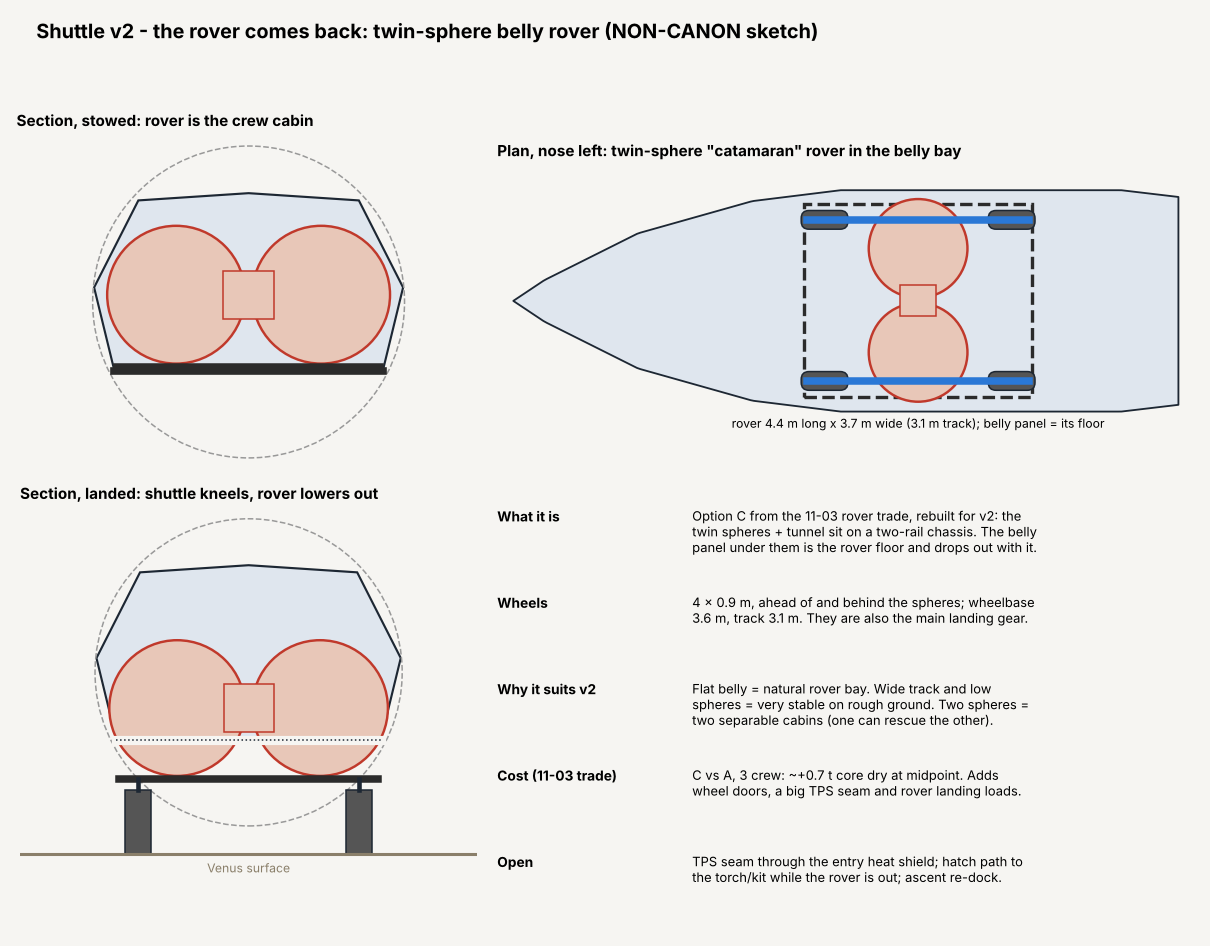

Python code for this plot:
"""v2 'catamaran' belly rover concept sketch: the twin-sphere crew module is the rover.
NON-CANON. ALL bodies. ALL sponsors. 2026-2226."""
import numpy as np, matplotlib, os
matplotlib.use('Agg'); import matplotlib.pyplot as plt
from matplotlib.patches import Circle, Rectangle, Polygon, FancyBboxPatch
import build_v2b as B
HERE = os.path.dirname(os.path.abspath(__file__))
INK, RED, GREY, TPS, BLUE = '#1d2733', '#c0392b', '#dfe6ee', '#2b2b2b', '#2a78d6'
fig, ax = plt.subplots(2, 2, figsize=(11, 8.6), dpi=110, gridspec_kw=dict(width_ratios=[1, 1.5]))
fig.patch.set_facecolor('#f6f5f2')
def section(a, x, rover_down=0.0, title=''):
    P = np.array(B.section(x)); a.add_patch(Polygon(P, closed=True, fc=GREY, ec=INK, lw=1.4))
    a.plot([-1.85, 1.85], [-0.95, -0.95], color=TPS, lw=5)
    a.add_patch(Circle((0, 0), 2.15, fill=False, ec='#999', ls='--', lw=1))
    d = rover_down
    if d:  # belly panel lowered with the rover; opening left in the hull
        a.plot([-1.85, 1.85], [-0.95, -0.95], color='#f6f5f2', lw=6); a.plot([-1.85, 1.85], [-0.95, -0.95], color=INK, lw=1, ls=':')
    for s in (1, -1): a.add_patch(Circle((s * 1.0, 0.1 - d), 0.95, fc='#e8c7b8', ec=RED, lw=1.6))
    a.add_patch(Rectangle((-0.35, 0.1 - d - 0.33), 0.7, 0.66, fc='#e8c7b8', ec=RED, lw=1))
    a.add_patch(Rectangle((-1.85, -0.93 - d), 3.7, 0.08, fc=TPS, ec=TPS))            # rover floor = belly TPS panel
    for s in (1, -1):
        wy = s * 1.55
        if d: a.add_patch(Rectangle((wy - 0.18, -1.95 - d + 0.0), 0.36, 0.9, fc='#555', ec=INK)); a.plot([wy, wy], [-1.05 - d, -0.9 - d], color=INK, lw=3)
    if d: a.plot([-4, 4], [-1.95 - d, -1.95 - d], color='#8a7f6a', lw=2); a.text(0, -2.2 - d, 'Venus surface', ha='center', fontsize=8, color='#8a7f6a')
    a.set_xlim(-3.2, 3.2); a.set_ylim(-3.6 if d else -2.4, 2.3); a.set_aspect('equal'); a.axis('off'); a.set_title(title, loc='left', fontsize=10, weight='bold')
section(ax[0, 0], 7.8, 0, 'Section, stowed: rover is the crew cabin')
section(ax[1, 0], 7.8, 0.6, 'Section, landed: shuttle kneels, rover lowers out')
def plan(a, title, out=False):
    xs = np.linspace(0, 12.8, 200); hw = [max(abs(p[0]) for p in B.section(x)) for x in xs]
    a.fill_between(xs, -np.array(hw), hw, color=GREY, ec=INK, lw=1.2)
    dx = 0 if not out else 0
    a.add_patch(Rectangle((5.6, -1.85), 4.4, 3.7, fill=False, ec=TPS, lw=2.2, ls='--'))
    for s in (1, -1): a.add_patch(Circle((7.8, s * 1.0), 0.95, fc='#e8c7b8', ec=RED, lw=1.6))
    a.add_patch(Rectangle((7.45, -0.3), 0.7, 0.6, fc='#e8c7b8', ec=RED))
    for x in (6.0, 9.6):
        for s in (1, -1): a.add_patch(FancyBboxPatch((x - 0.45, s * 1.55 - 0.18), 0.9, 0.36, boxstyle='round,pad=0,rounding_size=0.15', fc='#555', ec=INK))
    for s in (1, -1): a.add_patch(Rectangle((5.6, s * 1.55 - 0.06), 4.4, 0.12, fc=BLUE, ec=BLUE))
    a.text(7.8, -2.45, 'rover 4.4 m long x 3.7 m wide (3.1 m track); belly panel = its floor', ha='center', fontsize=8)
    a.set_xlim(-0.3, 13.1); a.set_ylim(-2.8, 2.6); a.set_aspect('equal'); a.axis('off'); a.set_title(title, loc='left', fontsize=10, weight='bold')
plan(ax[0, 1], 'Plan, nose left: twin-sphere "catamaran" rover in the belly bay')
t = ax[1, 1]; t.axis('off')
rows = [('What it is', 'Option C from the 11-03 rover trade, rebuilt for v2: the\ntwin spheres + tunnel sit on a two-rail chassis. The belly\npanel under them is the rover floor and drops out with it.'),
        ('Wheels', '4 x 0.9 m, ahead of and behind the spheres; wheelbase\n3.6 m, track 3.1 m. They are also the main landing gear.'),
        ('Why it suits v2', 'Flat belly = natural rover bay. Wide track and low\nspheres = very stable on rough ground. Two spheres =\ntwo separable cabins (one can rescue the other).'),
        ('Cost (11-03 trade)', 'C vs A, 3 crew: ~+0.7 t core dry at midpoint. Adds\nwheel doors, a big TPS seam and rover landing loads.'),
        ('Open', 'TPS seam through the entry heat shield; hatch path to\nthe torch/kit while the rover is out; ascent re-dock.')]
for i, (k, v) in enumerate(rows):
    t.text(0, 1 - i * 0.205, k, fontsize=9, weight='bold', transform=t.transAxes, va='top')
    t.text(0.28, 1 - i * 0.205, v, fontsize=8.5, transform=t.transAxes, va='top')
fig.suptitle('Shuttle v2 - the rover comes back: twin-sphere belly rover (NON-CANON sketch)', x=0.03, ha='left', fontsize=13, weight='bold')
plt.tight_layout(rect=[0, 0, 1, 0.96]); fig.savefig(os.path.join(HERE, 'rover_concept.png'), facecolor=fig.get_facecolor())
